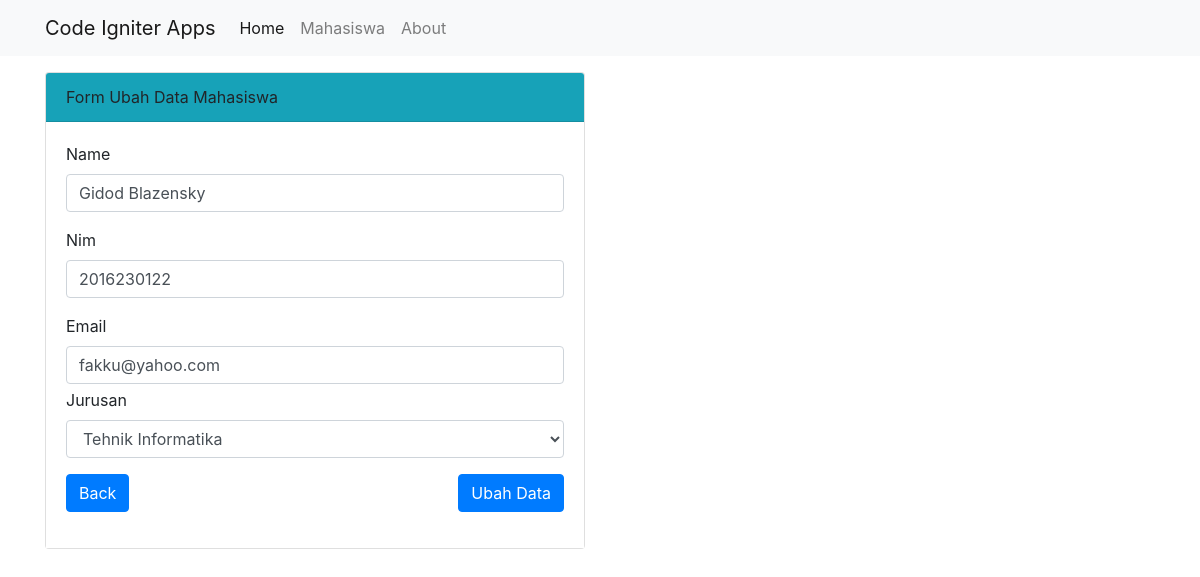
Screenshot of /mahasiswa/ubah/2 with the database file from the repository.
### tables this page shows
CREATE TABLE `mahasiswa` (
  `id` int(11) NOT NULL,
  `nama` varchar(100) NOT NULL,
  `nim` varchar(100) NOT NULL,
  `email` varchar(100) NOT NULL,
  `jurusan` varchar(100) NOT NULL
);

### application/controllers/Mahasiswa.php (called while the page is built, shortened)
<?php
class Mahasiswa extends CI_Controller
{
  public function __construct()
  {
    $this->load->model('Mahasiswa_model');
    $this->load->library('form_validation');
  }
  public function ubah($id)
  {
    $data['judul'] = 'Form Ubah Data Mahasiswa';
    $data['mhs'] = $this->Mahasiswa_model->getMahasiswaById($id);
    $data['jurusan'] = ['Tehnik Informatika', 'Tehnik Mesin', 'Tehnik Elektro', 'Tehnik Industri', 'Sistem Informasi'];
    $this->form_validation->set_rules('nama', 'Name', 'required');
    $this->form_validation->set_rules('nim', 'Nim', 'numeric|required');
    $this->form_validation->set_rules('email', 'Email', 'required|valid_email');
    if ($this->form_validation->run() == FALSE) {
      $this->load->view('templates/header', $data);
      $this->load->view('mahasiswa/ubah', $data);
      $this->load->view('templates/footer');
    } else {
      $this->Mahasiswa_model->ubahDataMahasiswa();
      $this->session->set_flashdata('flash', 'DiUbah');
      redirect('mahasiswa');
    }
  }
}

### index.php (called while the page is built, shortened)
<?php
require_once BASEPATH.'core/CodeIgniter.php';

### application/models/Mahasiswa_model.php (called while the page is built, shortened)
<?php
class Mahasiswa_model extends CI_Model
{
  public function getMahasiswaById($id)
  {
    return $this->db->get_where('mahasiswa', ['id' => $id])->row_array();
  }
}

### application/views/mahasiswa/ubah.php (the view, shortened to what this page needs)
<div class="container">
  <div class="row mt-3">
    <div class="col-md-6">
      <div class="card">
        <div class="card-header bg-info">
          Form Ubah Data Mahasiswa
        </div>
        <div class="card-body bg-white">
          <form action="" method="post">
            <div class="form-group">
              <label for="nama">Name</label>
              <input type="text" class="form-control" name="nama" id="nama" placeholder="Write Your Name Here" value="<?= $mhs['nama']; ?>">
            </div>
            <div class="form-group">
              <label for="nim">Nim</label>
              <input type="text" class="form-control" id="nim" name="nim" placeholder="Write Your Nim Here" value="<?= $mhs['nim']; ?>">
            </div>
            <div class="form-group">
              <label for="email">Email</label>
              <input type="email" class="form-control" id="email" name="email" placeholder="Write Your Email Here" value="<?= $mhs['email']; ?>">
              <div class="form-group">
                <label for="jurusan">Jurusan</label>
                <select class="form-control" id="jurusan" name="jurusan">
                  <?php foreach ($jurusan as $j) : ?>
                    <?php if ($j == $mhs['jurusan']) : ?>
                      <option value="<?= $j; ?>" selected><?= $j; ?></option>
                    <?php else : ?>
                      <option value="<?= $j; ?>"><?= $j; ?></option>
                    <?php endif; ?>
                  <?php endforeach; ?>
                </select>
              </div>
              <button type="submit" name="tambah" class="btn btn-primary float-right">Ubah Data</button>
              <a href="<?= base_url(); ?>mahasiswa" class="btn btn-primary">Back</a>
            </div>
          </form>
        </div>
      </div>
    </div>
  </div>
</div>

### rows the page displays
mahasiswa: nama "Gidod Blazensky", nim "2016230122", email "fakku@yahoo.com", jurusan "Tehnik Informatika"
